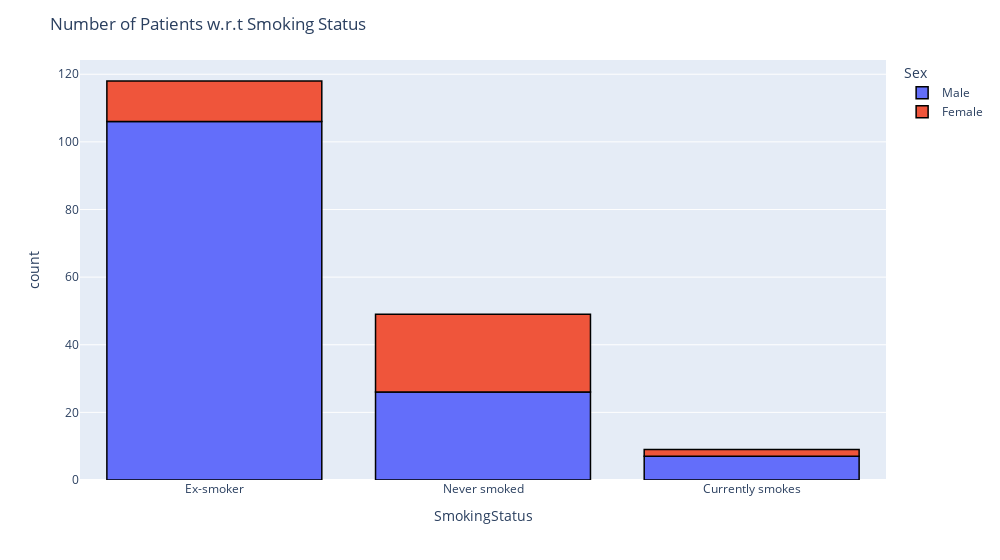

Notebook code cell kept with this figure:
### Code cell
fig=px.histogram(statdf,x='SmokingStatus',color='Sex')
fig.update_layout(
    title='Number of Patients w.r.t Smoking Status',
    width=1000,
)
fig.update_traces(
    marker_line_color='black', marker_line_width=1.5
)
fig.show()

### Figure 1 — Plotly figure (JSON) as saved in the notebook; plotly's stock layout.template omitted (floating-point values rounded to 4 significant figures; data arrays with more than 128 entries replaced by an {"elided": "..."} marker saying what was removed)
{"data": [{"alignmentgroup": "True", "bingroup": "x", "hovertemplate": "Sex=Male<br>SmokingStatus=%{x}<br>count=%{y}<extra></extra>", "legendgroup": "Male", "marker": {"color": "#636efa", "line": {"color": "black", "width": 1.5}}, "name": "Male", "offsetgroup": "Male", "orientation": "v", "showlegend": true, "type": "histogram", "x": {"elided": "139 str values"}, "xaxis": "x", "yaxis": "y"}, {"alignmentgroup": "True", "bingroup": "x", "hovertemplate": "Sex=Female<br>SmokingStatus=%{x}<br>count=%{y}<extra></extra>", "legendgroup": "Female", "marker": {"color": "#EF553B", "line": {"color": "black", "width": 1.5}}, "name": "Female", "offsetgroup": "Female", "orientation": "v", "showlegend": true, "type": "histogram", "x": ["Ex-smoker", "Never smoked", "Ex-smoker", "Never smoked", "Ex-smoker", "Never smoked", "Ex-smoker", "Currently smokes", "Never smoked", "Never smoked", "Ex-smoker", "Never smoked", "Never smoked", "Ex-smoker", "Never smoked", "Ex-smoker", "Never smoked", "Ex-smoker", "Never smoked", "Ex-smoker", "Never smoked", "Never smoked", "Never smoked", "Never smoked", "Never smoked", "Never smoked", "Never smoked", "Never smoked", "Ex-smoker", "Never smoked", "Ex-smoker", "Currently smokes", "Never smoked", "Never smoked", "Never smoked", "Ex-smoker", "Never smoked"], "xaxis": "x", "yaxis": "y"}], "layout": {"barmode": "relative", "legend": {"title": {"text": "Sex"}, "tracegroupgap": 0}, "margin": {"t": 60}, "title": {"text": "Number of Patients w.r.t Smoking Status"}, "width": 1000, "xaxis": {"anchor": "y", "domain": [0, 1], "title": {"text": "SmokingStatus"}}, "yaxis": {"anchor": "x", "domain": [0, 1], "title": {"text": "count"}}}}
